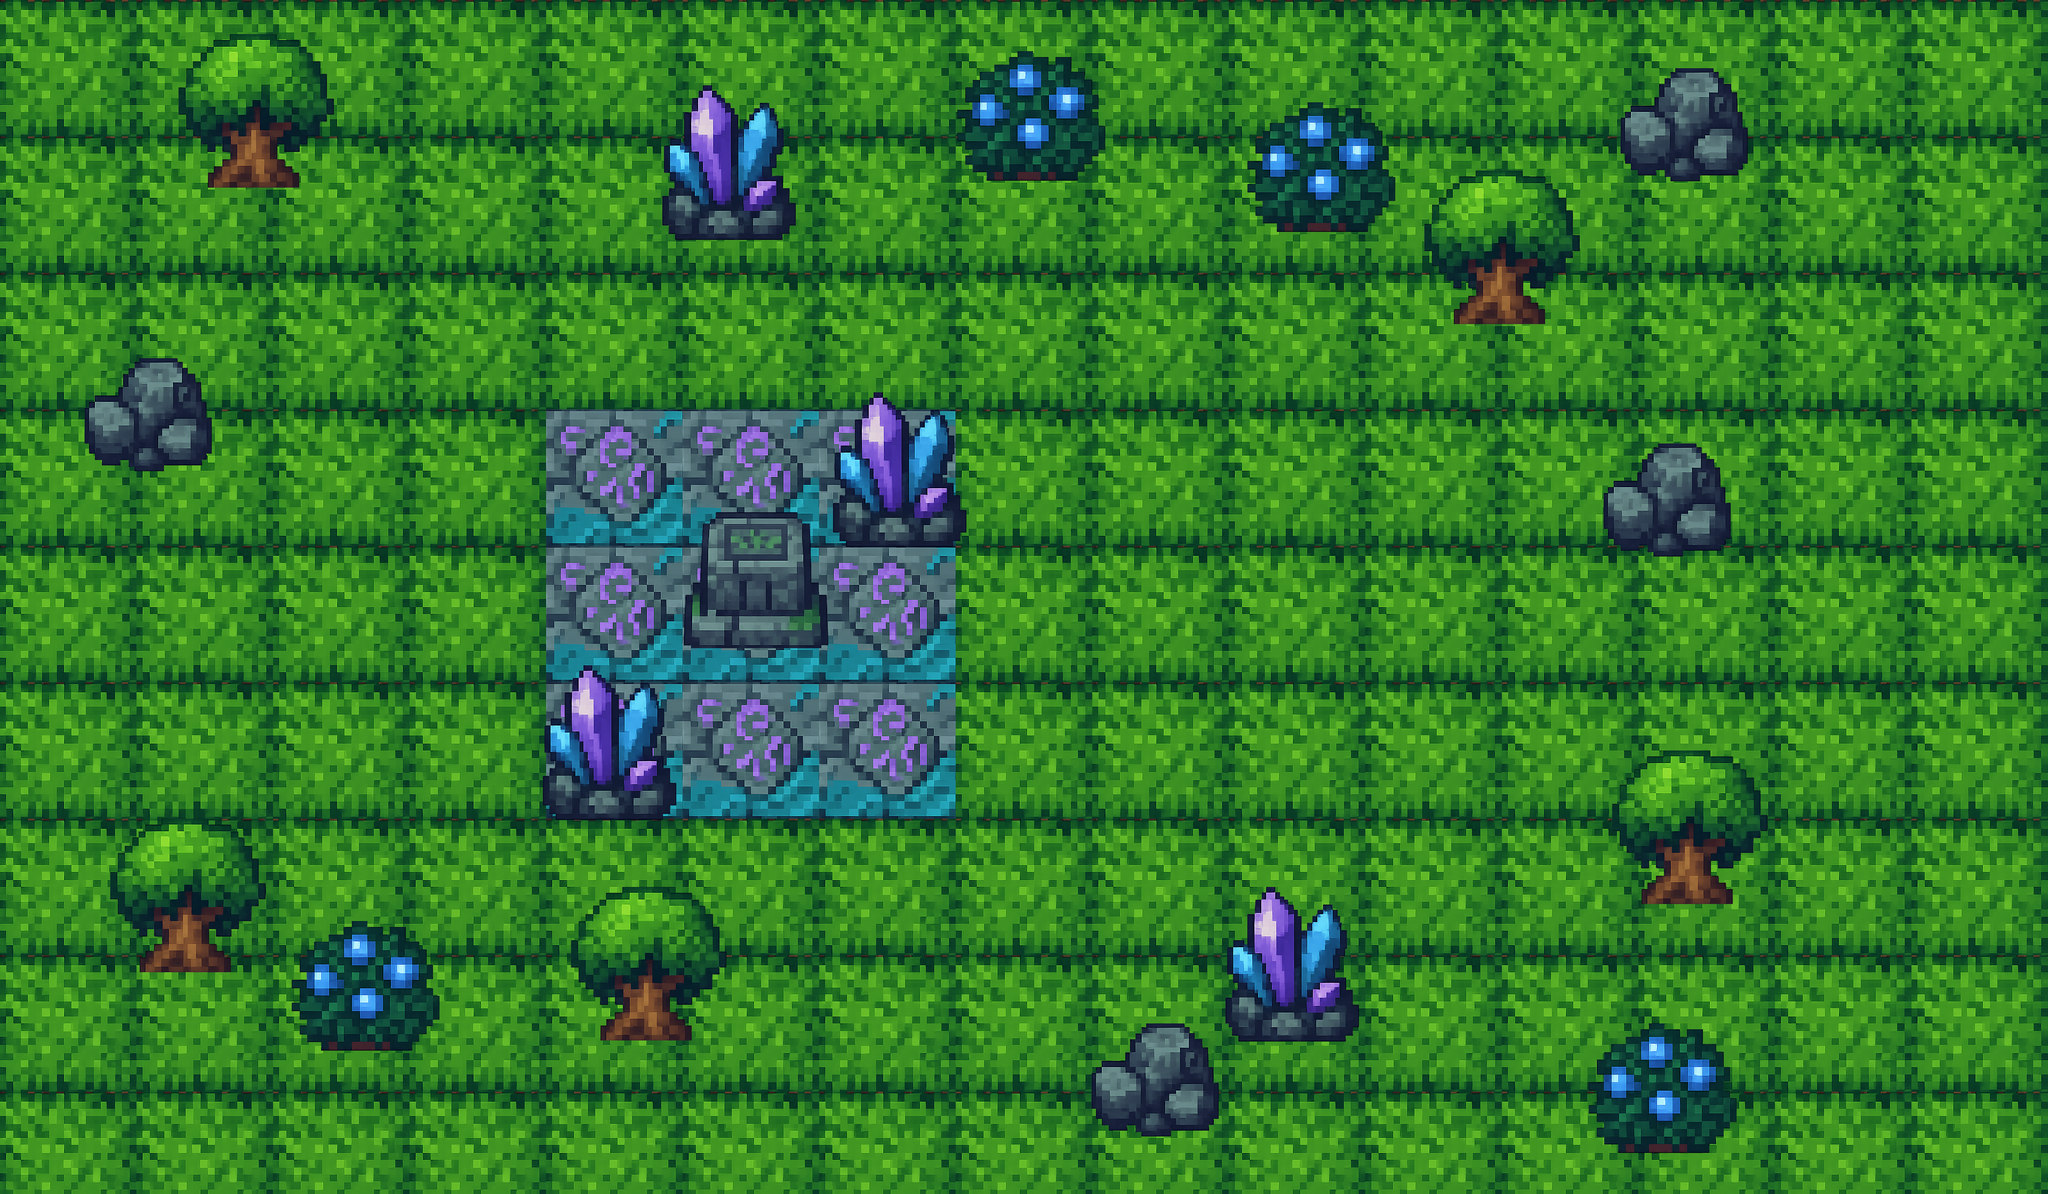

Tiled map render using the project's own tile images. Description and the map definition, with tile-layer contents summarised, below:
An orthogonal 120x70 tile map with 32x32 px tiles, 4 tile layers (Calque de Tuiles 1, Calque de Tuiles 2, Calque de Tuiles 3, Calque de Tuiles 4).

<map version="1.10" tiledversion="1.11.2" orientation="orthogonal" renderorder="left-up" width="120" height="70" tilewidth="32" tileheight="32" infinite="0" nextlayerid="6" nextobjectid="1">
 <tileset firstgid="1" source="Tileset-v16.tsx" />
 <layer id="1" name="Calque de Tuiles 1" width="120" height="70">
  <data>[8400 cells, 8400 non-empty, 72 distinct tile ids]</data>
 </layer>
 <layer id="3" name="Calque de Tuiles 2" width="120" height="70">
  <data>[8400 cells, 8400 non-empty, 64 distinct tile ids]</data>
 </layer>
 <layer id="4" name="Calque de Tuiles 3" width="120" height="70">
  <data>[8400 cells, 1026 non-empty, 154 distinct tile ids]</data>
 </layer>
 <layer id="5" name="Calque de Tuiles 4" width="120" height="70">
  <data>[8400 cells, 1039 non-empty, 312 distinct tile ids]</data>
 </layer>
</map>